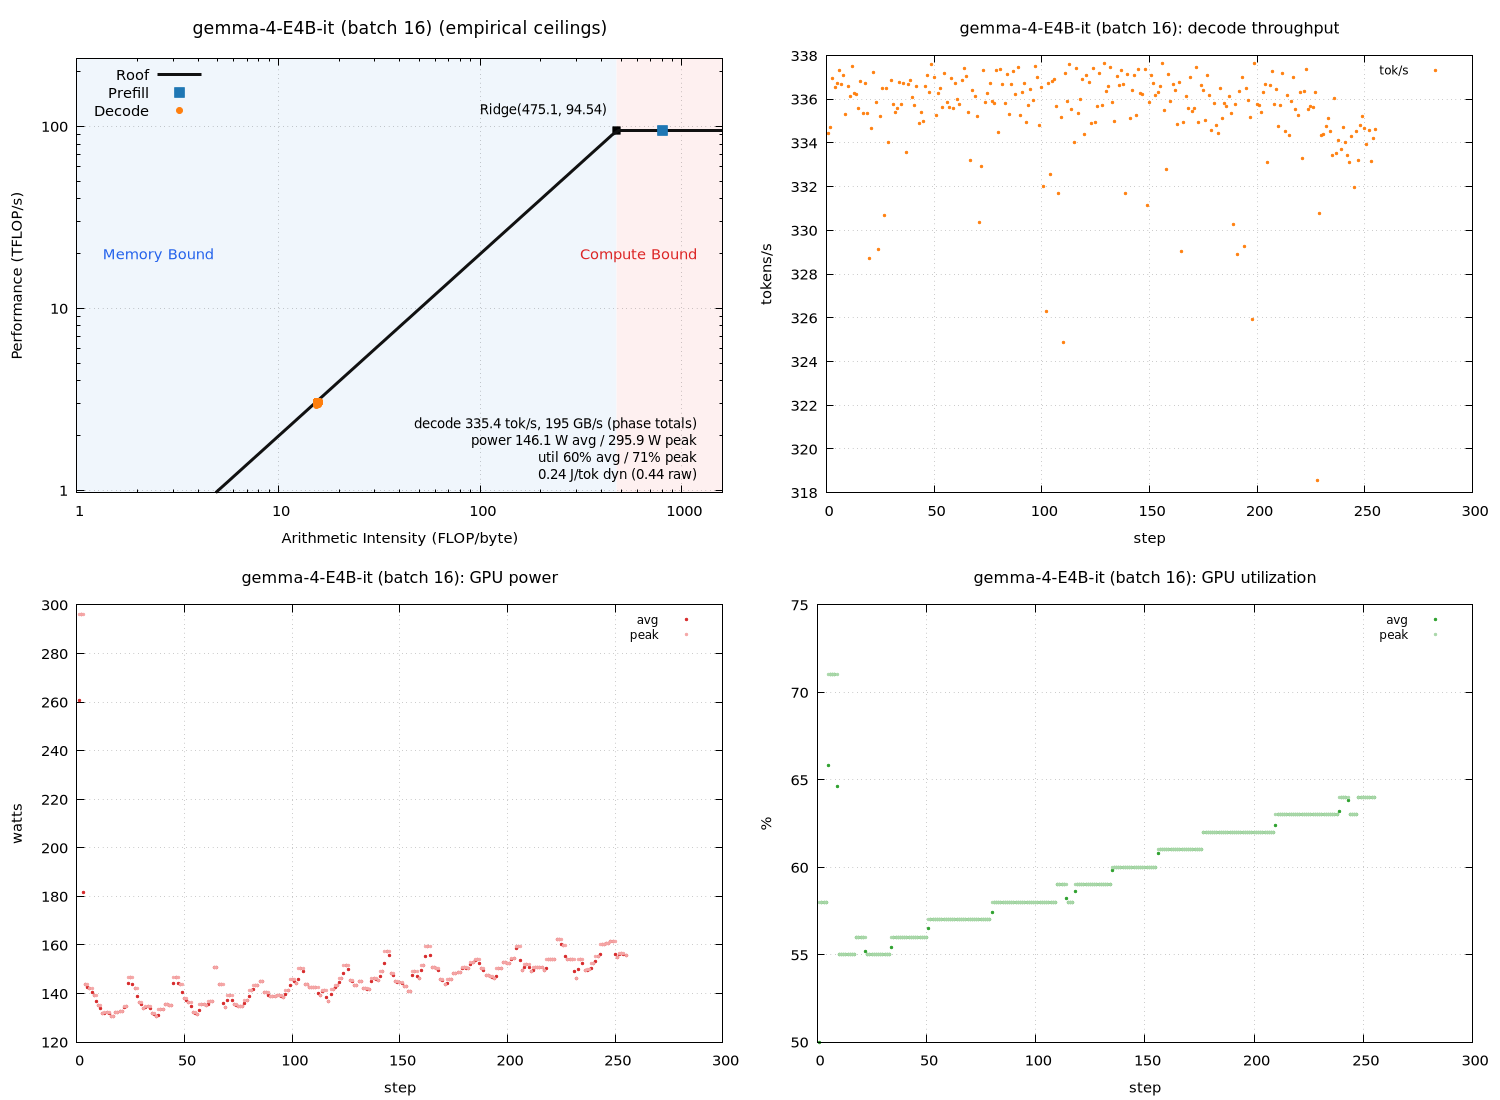

Reproduce this figure in gnuplot.
set terminal pngcairo size 1500,1100 enhanced font 'Sans,11'
set output 'sweep_a100_tf/gemma_b016_roofline.png'
set datafile separator "\t"
set datafile missing 'NaN'
set multiplot layout 2,2
unset label
unset object
unset arrow
set title "gemma-4-E4B-it (batch 16) (empirical ceilings)" font ',13'
set xlabel "Arithmetic Intensity (FLOP/byte)"
set ylabel "Performance (TFLOP/s)"
set logscale xy
set xrange [1:1600.47]
set yrange [0.971322:236.349]
set grid xtics ytics
set key top left
set object 1 rectangle from graph 0, graph 0 to first 475.102, graph 1 \
    fillcolor rgb '#dce9f7' fillstyle solid 0.45 noborder behind
set object 2 rectangle from first 475.102, graph 0 to graph 1, graph 1 \
    fillcolor rgb '#fbdcdc' fillstyle solid 0.45 noborder behind
set label 1 "Memory Bound" at graph 0.04, graph 0.55 left \
    textcolor rgb '#2563eb' font ',11'
set label 2 "Compute Bound" at graph 0.96, graph 0.55 right \
    textcolor rgb '#dc2626' font ',11'
set label 3 "Ridge(475.1, 94.54)" \
    at first 475.102, first 94.5396 right \
    point pointtype 5 pointsize 1.2 \
    offset character -1.5, character 1 font ',10'
set label 4 "decode 335.4 tok/s, 195 GB/s (phase totals)\npower 146.1 W avg / 295.9 W peak\nutil 60% avg / 71% peak\n0.24 J/tok dyn (0.44 raw)" at graph 0.96, graph 0.16 right font ',10'
peak_t = 94.5396
peak_b = 198.988
roof(x) = (x * peak_b / 1000.0 < peak_t) ? x * peak_b / 1000.0 : peak_t
plot roof(x) with lines linewidth 3 linecolor rgb '#111111' title 'Roof', \
     'sweep_a100_tf/gemma_b016_roofline.dat' using 3:(strcol(2) eq 'prefill' ? $4 : 1/0) with points \
         pointtype 5 pointsize 1.6 linecolor rgb '#1f77b4' title 'Prefill', \
     'sweep_a100_tf/gemma_b016_roofline.dat' using 3:(strcol(2) eq 'decode' ? $4 : 1/0) with points \
         pointtype 7 pointsize 1.0 linecolor rgb '#ff7f0e' title 'Decode'

unset label
unset object
unset arrow
unset logscale
set xrange [*:*]
set yrange [*:*]
set title "gemma-4-E4B-it (batch 16): decode throughput" font ',12'
set xlabel "step"
set ylabel "tokens/s"
set grid xtics ytics
set key top right font ',9'
plot 'sweep_a100_tf/gemma_b016_roofline.dat' using 1:(strcol(2) eq 'decode' ? $5 : 1/0) with points pointtype 7 pointsize 0.4 linecolor rgb '#ff7f0e' title 'tok/s'

unset label
unset object
unset arrow
unset logscale
set xrange [*:*]
set yrange [*:*]
set title "gemma-4-E4B-it (batch 16): GPU power" font ',12'
set xlabel "step"
set ylabel "watts"
set grid xtics ytics
set key top right font ',9'
plot 'sweep_a100_tf/gemma_b016_roofline.dat' using 1:(strcol(2) eq 'decode' ? $6 : 1/0) with points pointtype 7 pointsize 0.4 linecolor rgb '#d62728' title 'avg', \
     'sweep_a100_tf/gemma_b016_roofline.dat' using 1:(strcol(2) eq 'decode' ? $8 : 1/0) with points pointtype 7 pointsize 0.4 linecolor rgb '#f4a6a6' title 'peak'

unset label
unset object
unset arrow
unset logscale
set xrange [*:*]
set yrange [*:*]
set title "gemma-4-E4B-it (batch 16): GPU utilization" font ',12'
set xlabel "step"
set ylabel "%"
set grid xtics ytics
set key top right font ',9'
plot 'sweep_a100_tf/gemma_b016_roofline.dat' using 1:(strcol(2) eq 'decode' ? $7 : 1/0) with points pointtype 7 pointsize 0.4 linecolor rgb '#2ca02c' title 'avg', \
     'sweep_a100_tf/gemma_b016_roofline.dat' using 1:(strcol(2) eq 'decode' ? $9 : 1/0) with points pointtype 7 pointsize 0.4 linecolor rgb '#a9d7a9' title 'peak'

unset multiplot
